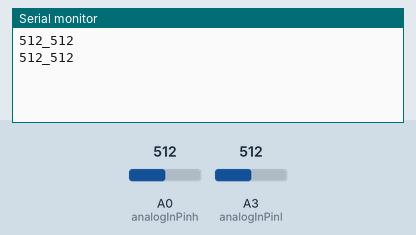
The sketch below on a simulated Arduino Uno, built with avr-gcc and run on an emulated ATmega328P. On the bench: the last lines printed to the serial monitor. Inputs (shaded band) come from the test bench; at power-on: A0 (analogInPinh) = 512, A3 (analogInPinl) = 512.

Above: at 2.8 s.
2.9 s: A0 (analogInPinh) set to 716
At 4.5 s:
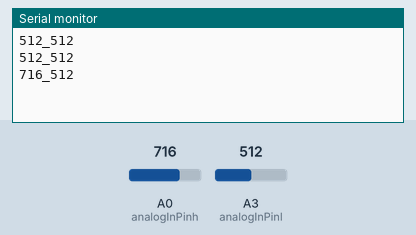
5.6 s: A3 (analogInPinl) set to 716
At 7.3 s:
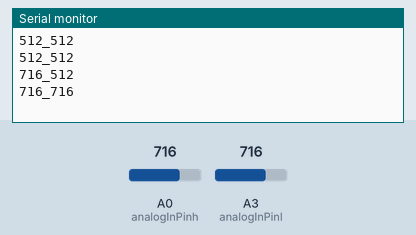
8.3 s: A0 (analogInPinh) set to 900
At 10.4 s:
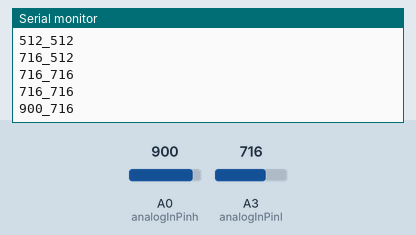
11.0 s: A3 (analogInPinl) set to 900
At 13.1 s:
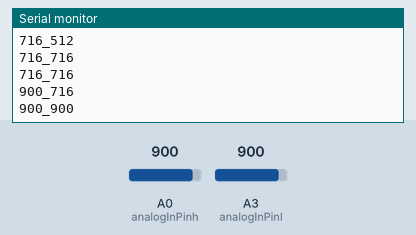
Timing chart, 0 to 14.6 s (numbered marks = the images above; inputs shaded):
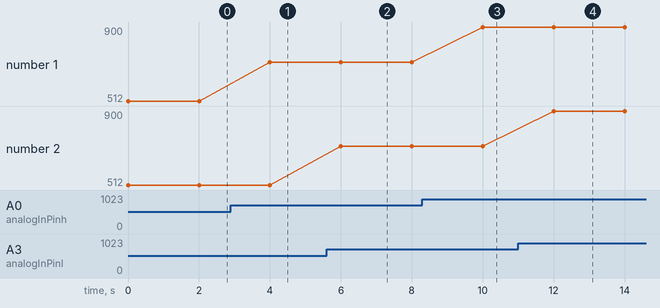

Measured:
- after the input at 2.9 s, the serial monitor: prints a new line after 1.1 s (image 1)
- after the input at 5.6 s, the serial monitor: prints a new line after 0.40 s (image 2)
- after the input at 8.3 s, the serial monitor: prints a new line after 1.7 s (image 3)
- after the input at 11.0 s, the serial monitor: prints a new line after 1.0 s (image 4)
- plotted number 1: 512 → 716 after the input at 2.9 s, 716 → 900 after the input at 8.3 s

The sketch:

code_arduino.ino
```cpp
const int analogInPinh = A0;

const int analogInPinl = A3;

int sensorValue = 0;
int lumValue = 0;

void setup() {
  Serial.begin(9600);
  pinMode(A3, INPUT);
  pinMode(A0, INPUT);
}

void loop() {
  sensorValue = analogRead(analogInPinh);
  lumValue = analogRead(analogInPinl);

  Serial.print(sensorValue);
  Serial.print("_");
  Serial.println(lumValue);

  delay(2000);
}
```
